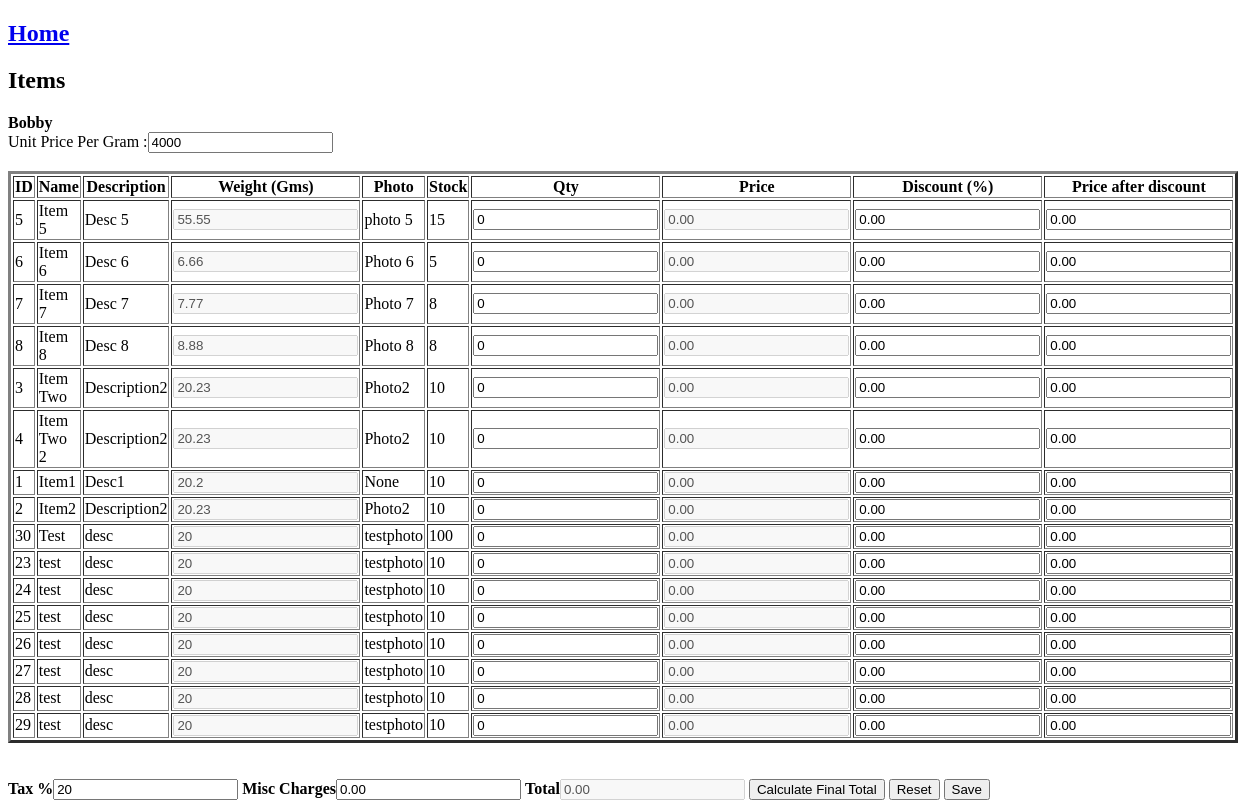
The app's page /transactions/5/, older data.
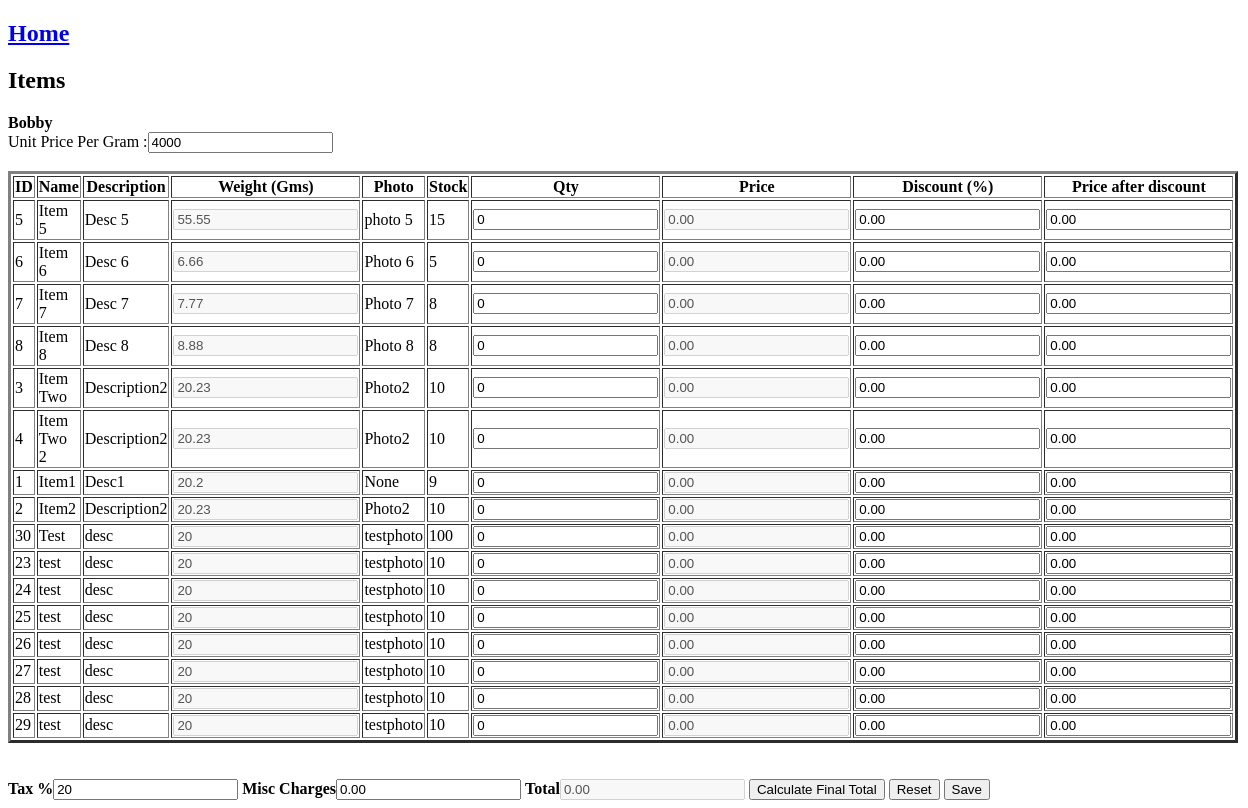
The same page, newer data.
### tables this page shows
CREATE TABLE "customer" (
	"id"	INTEGER NOT NULL PRIMARY KEY AUTOINCREMENT UNIQUE,
	"name"	TEXT NOT NULL,
	"mob1"	INTEGER NOT NULL,
	"mob2"	INTEGER NOT NULL,
	"address"	TEXT NOT NULL,
	"city"	TEXT NOT NULL,
	"aadhar_card"	TEXT NOT NULL,
	"photo"	TEXT NOT NULL,
	"created_date"	TEXT NOT NULL
);

CREATE TABLE "item" (
	"id"	INTEGER NOT NULL PRIMARY KEY AUTOINCREMENT UNIQUE,
	"name"	TEXT NOT NULL,
	"desc"	TEXT NOT NULL,
	"weight"	NUMERIC NOT NULL,
	"photo"	TEXT,
	"created_date"	TEXT NOT NULL,
	"stock"	INTEGER DEFAULT 0.0
);

### api.py (the view)
@app.route('/transactions/<id>/')
def transactions(id):
    c = customer.get(id)
    items = item.items()
    return render_template("transactions.html",customer=c,items=items)

### customer.py (called while the page is built)
    def get(self,id):
        sql = "select * from customer where id = ?"
        result = self.cur.execute(sql,(id,))
        rows = result.fetchall()
        return rows

### item.py (called while the page is built)
    def items(self,k='name',v='asc'):
        sql = "select * from item where stock>0 order by " + k + ' ' + v
        result = self.cur.execute(sql)
        rows = result.fetchall()
        return rows

### templates/transactions.html (shortened to what this page needs)
<!DOCTYPE html>
<html>
<head>
</head>
<body>
    <h2><a href='/'>Home</a></h2>
    <h2>Items</h2>
        <strong>{{customer[0][1]}}</strong>
        <form id="transaction_form" method="POST" action="/transaction/{{customer[0][0]}}/">
        Unit Price Per Gram :<input type="number" id="unit_price" name="unit_price" value="4000" ><br><br>
        <div>
        <table id="data_table" style="width:1000px" border="3">
            <th>ID</th>
            <th>Name</th>
            <th>Description</th>
            <th>Weight (Gms)</th>
            <th>Photo</th>
            <th>Stock</th>
            <th>Qty</th>
            <th>Price</th>
            <th>Discount (%)</th>
            <th>Price after discount</th>
            {% for c in items %}
            <tr>
                <td>{{c[0]}}</td>
                <td>{{c[1]}}</td>
                <td>{{c[2]}}</td>
                <td><input id="weight{{c[0]}}" name="weight{{c[0]}}" value="{{c[3]}}" disabled></td>
                <td>{{c[4]}}</td>
                <td>{{c[6]}}</td>
                <td><input id="qty{{c[0]}}" name="qty{{c[0]}}" type="number" value="0" onchange="calculatePrice()"></td>
                <td><input id="price{{c[0]}}" name="price{{c[0]}}" value="0.00" disabled></td>
                <td><input id="discount{{c[0]}}" name="discount{{c[0]}}" type="number"  value="0.00"  onchange="calculateDiscountedPrice()"></td>
                <td><input id="total_price{{c[0]}}" name="total_price{{c[0]}}" value="0.00" ></td>
            </tr>
            {% endfor %}
        </table><br><br>
        <Strong>Tax %</Strong><input id="tax" name="tax" value="20" >
        <Strong>Misc Charges</Strong><input id="misc" name="misc" value="0.00" >
        <Strong>Total</Strong><input id="grand_total" name="grand_total" value="0.00" disabled>
        <button type="button" onclick="calculateGrandTotal();return false;">Calculate Final Total</button>
        <button type = "button" onclick="reset();return false;">Reset</button>
        <input type="Submit" value="Save" >
    </form>
</body>
</html>

Row changes from the older to the newer data that the page shows:
changed item "Item1": stock "10" → "9"
